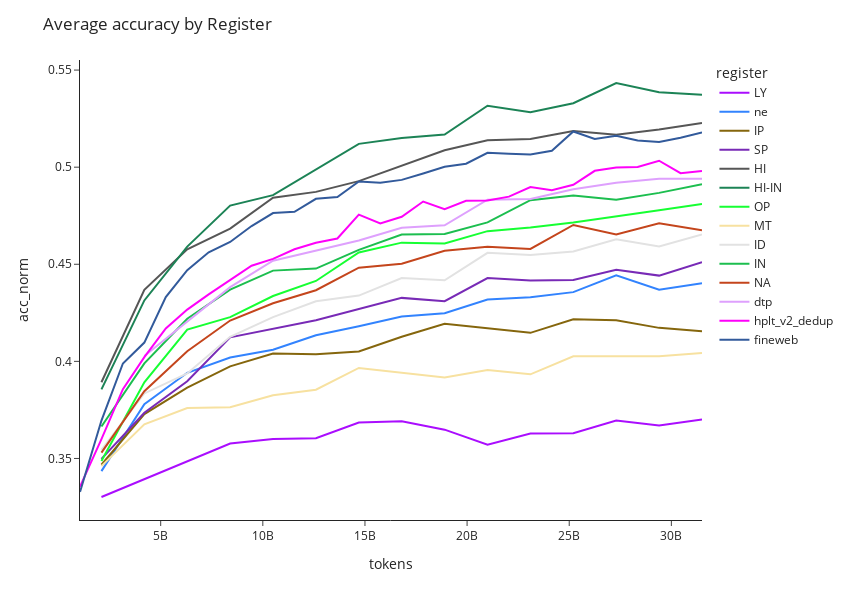

This figure's notebook cell:
### Code cell
fig = px.line(df, y="acc_norm", x="tokens", color="register", color_discrete_sequence=px.colors.qualitative.Alphabet)
fig.update_layout(
    title="Average accuracy by Register",
    height=600,  # Adjust the height of the plot
    width=850,
    showlegend=True,  # Show legend
)
fig.update_layout(
    template='simple_white',
    #plot_bgcolor='rgba(0, 0, 0, 0)',
    #paper_bgcolor='rgba(0, 0, 0, 0)',
)
fig.show()

### Figure 1 — Plotly figure (JSON) as saved in the notebook; plotly's stock layout.template omitted (floating-point values rounded to 4 significant figures)
{"data": [{"hovertemplate": "register=LY<br>tokens=%{x}<br>acc_norm=%{y}<extra></extra>", "legendgroup": "LY", "line": {"color": "#AA0DFE", "dash": "solid"}, "marker": {"symbol": "circle"}, "mode": "lines", "name": "LY", "orientation": "v", "showlegend": true, "type": "scatter", "x": [2100000000, 6300000000, 8400000000, 10500000000, 12600000000, 14700000000, 16800000000, 18900000000, 21000000000, 23100000000, 25200000000, 27300000000, 29400000000, 31500000000], "xaxis": "x", "y": [0.3302, 0.3485, 0.3577, 0.36, 0.3605, 0.3685, 0.3691, 0.3648, 0.3571, 0.3628, 0.363, 0.3695, 0.367, 0.37], "yaxis": "y"}, {"hovertemplate": "register=ne<br>tokens=%{x}<br>acc_norm=%{y}<extra></extra>", "legendgroup": "ne", "line": {"color": "#3283FE", "dash": "solid"}, "marker": {"symbol": "circle"}, "mode": "lines", "name": "ne", "orientation": "v", "showlegend": true, "type": "scatter", "x": [2100000000, 4200000000, 6300000000, 8400000000, 10500000000, 12600000000, 14700000000, 16800000000, 18900000000, 21000000000, 23100000000, 25200000000, 27300000000, 29400000000, 31500000000], "xaxis": "x", "y": [0.3435, 0.3779, 0.3941, 0.402, 0.406, 0.4134, 0.4181, 0.4231, 0.4248, 0.4319, 0.433, 0.4356, 0.4443, 0.4368, 0.4402], "yaxis": "y"}, {"hovertemplate": "register=IP<br>tokens=%{x}<br>acc_norm=%{y}<extra></extra>", "legendgroup": "IP", "line": {"color": "#85660D", "dash": "solid"}, "marker": {"symbol": "circle"}, "mode": "lines", "name": "IP", "orientation": "v", "showlegend": true, "type": "scatter", "x": [2100000000, 4200000000, 6300000000, 8400000000, 10500000000, 12600000000, 14700000000, 16800000000, 18900000000, 21000000000, 23100000000, 25200000000, 27300000000, 29400000000, 31500000000], "xaxis": "x", "y": [0.3468, 0.3729, 0.3864, 0.3974, 0.404, 0.4036, 0.4051, 0.4126, 0.4193, 0.4171, 0.4147, 0.4217, 0.4212, 0.4173, 0.4156], "yaxis": "y"}, {"hovertemplate": "register=SP<br>tokens=%{x}<br>acc_norm=%{y}<extra></extra>", "legendgroup": "SP", "line": {"color": "#782AB6", "dash": "solid"}, "marker": {"symbol": "circle"}, "mode": "lines", "name": "SP", "orientation": "v", "showlegend": true, "type": "scatter", "x": [2100000000, 4200000000, 6300000000, 8400000000, 12600000000, 16800000000, 18900000000, 21000000000, 23100000000, 25200000000, 27300000000, 29400000000, 31500000000], "xaxis": "x", "y": [0.3498, 0.3735, 0.3898, 0.4124, 0.4211, 0.4327, 0.431, 0.4429, 0.4416, 0.442, 0.4471, 0.4442, 0.4511], "yaxis": "y"}, {"hovertemplate": "register=HI<br>tokens=%{x}<br>acc_norm=%{y}<extra></extra>", "legendgroup": "HI", "line": {"color": "#565656", "dash": "solid"}, "marker": {"symbol": "circle"}, "mode": "lines", "name": "HI", "orientation": "v", "showlegend": true, "type": "scatter", "x": [2100000000, 4200000000, 6300000000, 8400000000, 10500000000, 12600000000, 14700000000, 16800000000, 18900000000, 21000000000, 23100000000, 25200000000, 27300000000, 29400000000, 31500000000], "xaxis": "x", "y": [0.3892, 0.4369, 0.4577, 0.4684, 0.4843, 0.4873, 0.4928, 0.5008, 0.5087, 0.5138, 0.5146, 0.5186, 0.5166, 0.5194, 0.5228], "yaxis": "y"}, {"hovertemplate": "register=HI-IN<br>tokens=%{x}<br>acc_norm=%{y}<extra></extra>", "legendgroup": "HI-IN", "line": {"color": "#1C8356", "dash": "solid"}, "marker": {"symbol": "circle"}, "mode": "lines", "name": "HI-IN", "orientation": "v", "showlegend": true, "type": "scatter", "x": [2100000000, 4200000000, 6300000000, 8400000000, 10500000000, 14700000000, 16800000000, 18900000000, 21000000000, 23100000000, 25200000000, 27300000000, 29400000000, 31500000000], "xaxis": "x", "y": [0.3856, 0.4314, 0.4591, 0.4802, 0.4856, 0.512, 0.5151, 0.5168, 0.5316, 0.5283, 0.533, 0.5433, 0.5386, 0.5373], "yaxis": "y"}, {"hovertemplate": "register=OP<br>tokens=%{x}<br>acc_norm=%{y}<extra></extra>", "legendgroup": "OP", "line": {"color": "#16FF32", "dash": "solid"}, "marker": {"symbol": "circle"}, "mode": "lines", "name": "OP", "orientation": "v", "showlegend": true, "type": "scatter", "x": [2100000000, 4200000000, 6300000000, 8400000000, 10500000000, 12600000000, 14700000000, 16800000000, 18900000000, 21000000000, 23100000000, 25200000000, 29400000000, 31500000000], "xaxis": "x", "y": [0.3487, 0.3892, 0.4164, 0.4228, 0.4337, 0.4414, 0.4561, 0.4611, 0.4607, 0.4671, 0.469, 0.4715, 0.4778, 0.481], "yaxis": "y"}, {"hovertemplate": "register=MT<br>tokens=%{x}<br>acc_norm=%{y}<extra></extra>", "legendgroup": "MT", "line": {"color": "#F7E1A0", "dash": "solid"}, "marker": {"symbol": "circle"}, "mode": "lines", "name": "MT", "orientation": "v", "showlegend": true, "type": "scatter", "x": [2100000000, 4200000000, 6300000000, 8400000000, 10500000000, 12600000000, 14700000000, 16800000000, 18900000000, 21000000000, 23100000000, 25200000000, 29400000000, 31500000000], "xaxis": "x", "y": [0.346, 0.3676, 0.376, 0.3764, 0.3825, 0.3854, 0.3966, 0.3941, 0.3917, 0.3955, 0.3933, 0.4026, 0.4026, 0.4043], "yaxis": "y"}, {"hovertemplate": "register=ID<br>tokens=%{x}<br>acc_norm=%{y}<extra></extra>", "legendgroup": "ID", "line": {"color": "#E2E2E2", "dash": "solid"}, "marker": {"symbol": "circle"}, "mode": "lines", "name": "ID", "orientation": "v", "showlegend": true, "type": "scatter", "x": [2100000000, 4200000000, 6300000000, 8400000000, 10500000000, 12600000000, 14700000000, 16800000000, 18900000000, 21000000000, 23100000000, 25200000000, 27300000000, 29400000000, 31500000000], "xaxis": "x", "y": [0.3545, 0.3835, 0.3938, 0.4127, 0.4228, 0.431, 0.4339, 0.4429, 0.4417, 0.4559, 0.4548, 0.4566, 0.4629, 0.4592, 0.4653], "yaxis": "y"}, {"hovertemplate": "register=IN<br>tokens=%{x}<br>acc_norm=%{y}<extra></extra>", "legendgroup": "IN", "line": {"color": "#1CBE4F", "dash": "solid"}, "marker": {"symbol": "circle"}, "mode": "lines", "name": "IN", "orientation": "v", "showlegend": true, "type": "scatter", "x": [2100000000, 2100000000, 4200000000, 6300000000, 8400000000, 10500000000, 12600000000, 14700000000, 16800000000, 18900000000, 21000000000, 23100000000, 25200000000, 27300000000, 29400000000, 31500000000], "xaxis": "x", "y": [0.3665, 0.3665, 0.399, 0.422, 0.4369, 0.4467, 0.4478, 0.4574, 0.4653, 0.4656, 0.4716, 0.483, 0.4854, 0.4832, 0.4868, 0.4912], "yaxis": "y"}, {"hovertemplate": "register=NA<br>tokens=%{x}<br>acc_norm=%{y}<extra></extra>", "legendgroup": "NA", "line": {"color": "#C4451C", "dash": "solid"}, "marker": {"symbol": "circle"}, "mode": "lines", "name": "NA", "orientation": "v", "showlegend": true, "type": "scatter", "x": [2100000000, 4200000000, 6300000000, 8400000000, 10500000000, 12600000000, 14700000000, 16800000000, 18900000000, 21000000000, 23100000000, 25200000000, 27300000000, 29400000000, 31500000000], "xaxis": "x", "y": [0.353, 0.3847, 0.4052, 0.421, 0.4299, 0.4366, 0.4482, 0.4503, 0.457, 0.459, 0.4579, 0.4702, 0.4653, 0.4711, 0.4675], "yaxis": "y"}, {"hovertemplate": "register=dtp<br>tokens=%{x}<br>acc_norm=%{y}<extra></extra>", "legendgroup": "dtp", "line": {"color": "#DEA0FD", "dash": "solid"}, "marker": {"symbol": "circle"}, "mode": "lines", "name": "dtp", "orientation": "v", "showlegend": true, "type": "scatter", "x": [4200000000, 8400000000, 10500000000, 12600000000, 14700000000, 16800000000, 18900000000, 21000000000, 23100000000, 25200000000, 27300000000, 29400000000, 31500000000], "xaxis": "x", "y": [0.4028, 0.4382, 0.4518, 0.4572, 0.4623, 0.4688, 0.4701, 0.4833, 0.4836, 0.4886, 0.492, 0.494, 0.494], "yaxis": "y"}, {"hovertemplate": "register=hplt_v2_dedup<br>tokens=%{x}<br>acc_norm=%{y}<extra></extra>", "legendgroup": "hplt_v2_dedup", "line": {"color": "#FE00FA", "dash": "solid"}, "marker": {"symbol": "circle"}, "mode": "lines", "name": "hplt_v2_dedup", "orientation": "v", "showlegend": true, "type": "scatter", "x": [1050000000, 2100000000, 3150000000, 4200000000, 5250000000, 6300000000, 7350000000, 8400000000, 9450000000, 10500000000, 11550000000, 12600000000, 13650000000, 14700000000, 15750000000, 16800000000, 17850000000, 18900000000, 19950000000, 21000000000, 22050000000, 23100000000, 24150000000, 25200000000, 26250000000, 27300000000, 28350000000, 29400000000, 30450000000, 31500000000], "xaxis": "x", "y": [0.3355, 0.36, 0.3857, 0.4022, 0.4169, 0.4267, 0.4345, 0.4421, 0.4492, 0.4527, 0.4577, 0.4611, 0.4633, 0.4756, 0.471, 0.4745, 0.4823, 0.4784, 0.4827, 0.4829, 0.4848, 0.4898, 0.4882, 0.4909, 0.4981, 0.4998, 0.5001, 0.5033, 0.4969, 0.498], "yaxis": "y"}, {"hovertemplate": "register=fineweb<br>tokens=%{x}<br>acc_norm=%{y}<extra></extra>", "legendgroup": "fineweb", "line": {"color": "#325A9B", "dash": "solid"}, "marker": {"symbol": "circle"}, "mode": "lines", "name": "fineweb", "orientation": "v", "showlegend": true, "type": "scatter", "x": [1050000000, 2100000000, 3150000000, 4200000000, 5250000000, 6300000000, 7350000000, 8400000000, 9450000000, 10500000000, 11550000000, 12600000000, 13650000000, 14700000000, 15750000000, 16800000000, 17850000000, 18900000000, 19950000000, 21000000000, 22050000000, 23100000000, 24150000000, 25200000000, 26250000000, 27300000000, 28350000000, 29400000000, 30450000000, 31500000000], "xaxis": "x", "y": [0.3328, 0.3695, 0.3989, 0.4097, 0.4331, 0.4469, 0.4562, 0.4615, 0.4697, 0.4764, 0.477, 0.4837, 0.4846, 0.4927, 0.492, 0.4935, 0.4967, 0.5002, 0.5018, 0.5074, 0.507, 0.5066, 0.5085, 0.5184, 0.5145, 0.5162, 0.5137, 0.5129, 0.5152, 0.5179], "yaxis": "y"}], "layout": {"height": 600, "legend": {"title": {"text": "register"}, "tracegroupgap": 0}, "margin": {"t": 60}, "showlegend": true, "title": {"text": "Average accuracy by Register"}, "width": 850, "xaxis": {"anchor": "y", "domain": [0, 1], "title": {"text": "tokens"}}, "yaxis": {"anchor": "x", "domain": [0, 1], "title": {"text": "acc_norm"}}}}
